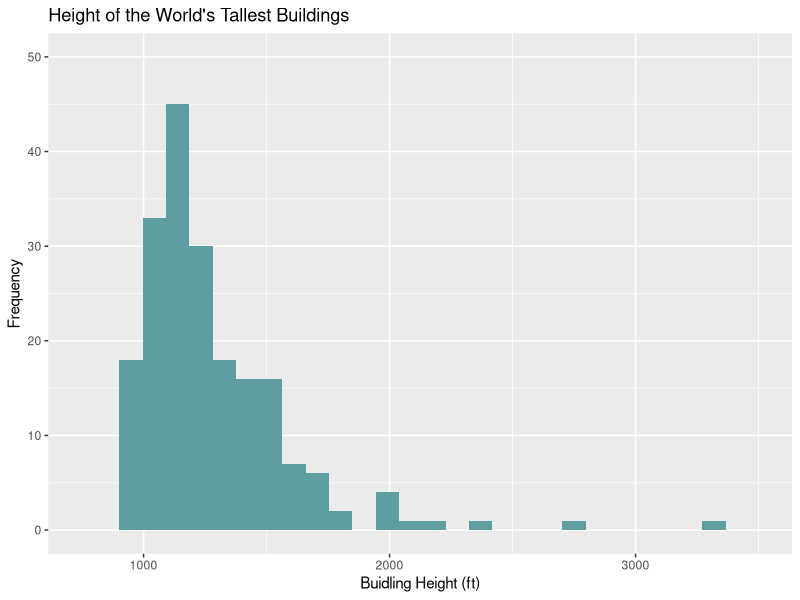
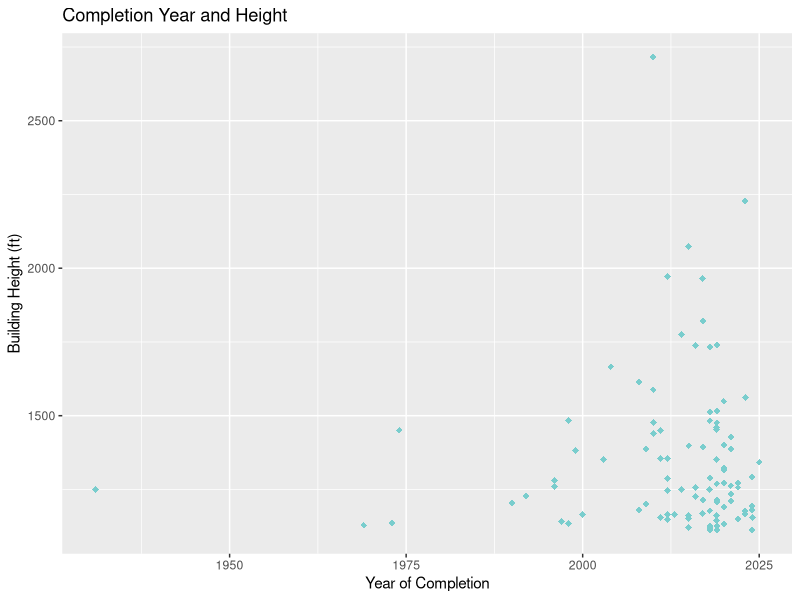
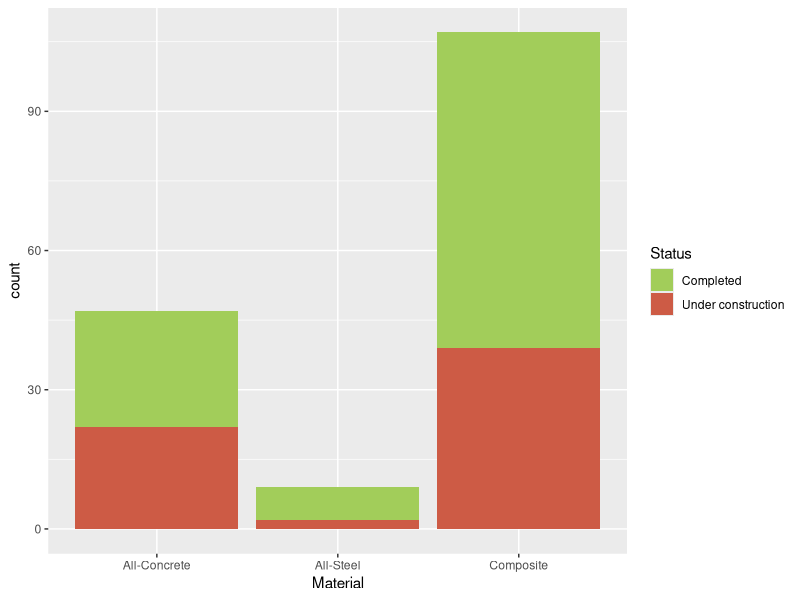

Generate these figures, in order, with R:
## ---- chunk 1
# Edit for github practice.
library(ggplot2)
library(kableExtra)

TallBuild <- read.csv ("Homework2_TallestBuildings.csv")
## ---- chunk 2
TallBuild$HeightFt<- TallBuild$Height * 3.28084

TB_ggplot <- ggplot(TallBuild)
TB_ggplot + geom_histogram( aes(x=HeightFt), fill = "cadetblue", bins = 30, na.rm = TRUE) + labs (title = "Height of the World's Tallest Buildings", x = "Buidling Height (ft)", y= "Frequency") + xlim(750, 3500) + ylim (0, 50)
## ---- chunk 3
CompBuild <- TallBuild[TallBuild$Status == "Completed",]

CompTB_ggplot <- ggplot(CompBuild)
CompTB_ggplot + geom_point (aes (x = CompletionYear, y= HeightFt), color = "darkslategray3", size = 2, shape = 18) + labs (title = "Completion Year and Height", x = "Year of Completion", y = "Building Height (ft)")

## ---- chunk 4
Clean_TB <-na.omit(TallBuild)
Clean_TB_ggplot <- ggplot (Clean_TB)
Clean_TB_ggplot + geom_bar (aes(x=Material, fill = Status)) +scale_fill_manual (values = c("Completed" = "darkolivegreen3", "Under construction" = "coral3"))
#better to use 100% stacked bar graphs
#switch the variable on the legend and x-axis to answer the question better

## ---- chunk 5
prop.table(table (Clean_TB$Material, Clean_TB$Status), 1)
